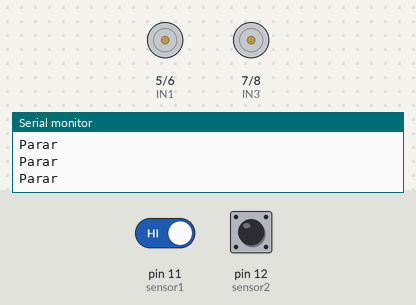
Simulated run of this sketch. Board: Arduino Uno, built with avr-gcc and run on an emulated ATmega328P. On the bench: motor-driver pin pairs drawn as motors (green arrow = first pin HIGH = forward, orange = second pin HIGH = backward, longer = more drive, scaled by the enable pin), the last lines printed to the serial monitor. The inputs (shaded band) are chosen by the test bench; at power-on: pin 11 (sensor1) HIGH, pin 12 (sensor2) HIGH.

Above: at 1.2 s.
1.3 s: pin 11 (sensor1) driven LOW
At 1.7 s:
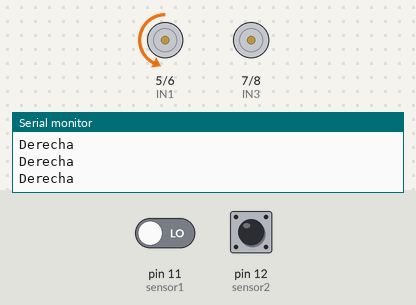
2.8 s: pin 12 (sensor2) driven LOW
At 3.1 s:
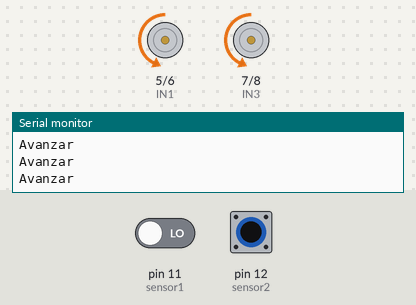
4.3 s: pin 11 (sensor1) driven HIGH
At 5.4 s:
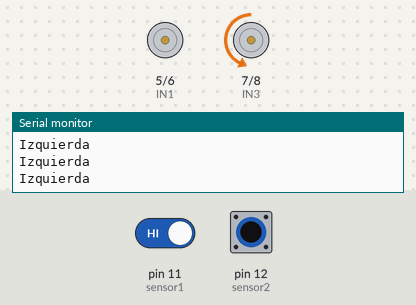
5.8 s: pin 12 (sensor2) driven HIGH
At 6.4 s:
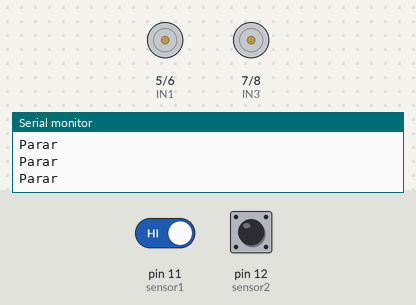
8.8 s: pin 12 (sensor2) pulsed LOW 5 times (0.12 s each, 0.3 s apart)
At 9.02 s:
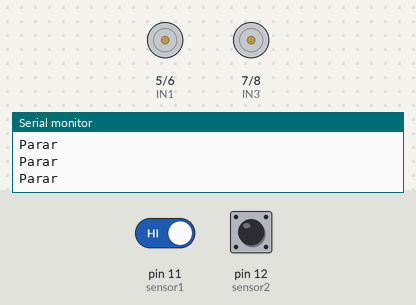
13.3 s: pin 11 (sensor1) driven LOW and pin 12 (sensor2) driven LOW
At 14.5 s:
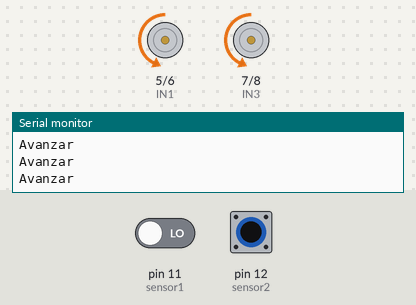
Timing chart, 0 to 16.3 s (numbered marks = the images above; inputs shaded):
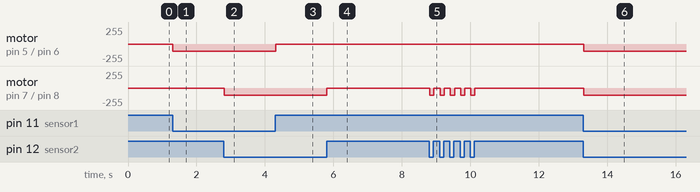

Measured:
- after the input at 1.3 s, motor on pin 5 (IN1) / pin 6 (IN2): stopped → backward 110/255 at once
- after the input at 2.8 s, motor on pin 7 (IN3) / pin 8 (IN4): stopped → backward 110/255 at once
- after the input at 4.3 s, motor on pin 5 (IN1) / pin 6 (IN2): backward 110/255 → stopped at once
- after the input at 5.8 s, motor on pin 7 (IN3) / pin 8 (IN4): backward 110/255 → stopped at once
- after the input at 8.8 s, motor on pin 7 (IN3) / pin 8 (IN4): alternates backward 110/255 for 0.12 s and stopped for 0.18 s, 10 changes in all, then stays stopped, starting at once
- after the input at 13.3 s, motor on pin 5 (IN1) / pin 6 (IN2), motor on pin 7 (IN3) / pin 8 (IN4): stopped → backward 110/255 at once

The sketch:

Carro_Seguidor_de_Linea_V1.0.ino
```cpp
// Producto de ZACETREX TECHNOLOGIES S.A.C
// Este código se hizo con fin de compartirlo con la comunidad y tiene fines educativos
// Encuentre otros codigos en zacetrex.com o comuniquese con nosotros.

int ENA = 3;
int IN1 = 5;
int IN2 = 6;
int IN3 = 7;
int IN4 = 8;
int ENB = 9;
int sensor1 = 11;
int sensor2 = 12;
int valor1 = 0;
int valor2 = 0;

void setup() {
  Serial.begin(9600);
 pinMode(IN1,OUTPUT);
 pinMode(IN2,OUTPUT);
 pinMode(IN3,OUTPUT);
 pinMode(IN4,OUTPUT);
 pinMode(ENA,OUTPUT);
 pinMode(ENB,OUTPUT);
 pinMode(sensor1,INPUT);
 pinMode(sensor2,INPUT);

// ENA y ENB se utilizan para controlar la velocidad del motor (PWM)
// Puede modificarlo, el rango es de 0 a 255, donde 255 es la maxima velocidad.
// No todos los motores son exactamente iguales, algunos no se moveran por lo
// que necesitan aumentar la velocidad, tambien si coloca mucho peso,
// no se moveran y tendra que aumentar la velocidad
 analogWrite(ENA,110);
 analogWrite(ENB,110);
}

void loop() {
  valor1 = digitalRead(sensor1);
  valor2 = digitalRead(sensor2);

  if(valor1 == 0 && valor2 == 0) {
    Serial.println("Avanzar");
    Avanzar();
  }

  if(valor1 == 0 && valor2 == 1) {
    Serial.println("Derecha");
    Derecha();
  }

  if(valor1 == 1 && valor2 == 1) {
    Serial.println("Parar");
    Parar();
  }

  if(valor1 == 1 && valor2 ==0) {
    Serial.println("Izquierda");
    Izquierda();
  }

}

void Avanzar(){
  digitalWrite(IN1, LOW);
  digitalWrite(IN2, HIGH);
  digitalWrite(IN3, LOW);
  digitalWrite(IN4, HIGH);
}

void Impulso(){
  digitalWrite(IN1, LOW);
  digitalWrite(IN2, HIGH);
  digitalWrite(IN3, LOW);
  digitalWrite(IN4, HIGH);
  analogWrite(ENA,200);
  analogWrite(ENB,200);
}

void Parar(){
  digitalWrite(IN1, LOW);
  digitalWrite(IN2, LOW);
  digitalWrite(IN3, LOW);
  digitalWrite(IN4, LOW);
}

void Izquierda(){
  digitalWrite(IN1, LOW);
  digitalWrite(IN2, LOW);
  digitalWrite(IN3, LOW);
  digitalWrite(IN4, HIGH);
}

void Derecha(){
  digitalWrite(IN1, LOW);
  digitalWrite(IN2, HIGH);
  digitalWrite(IN3, LOW);
  digitalWrite(IN4, LOW);
}
```
